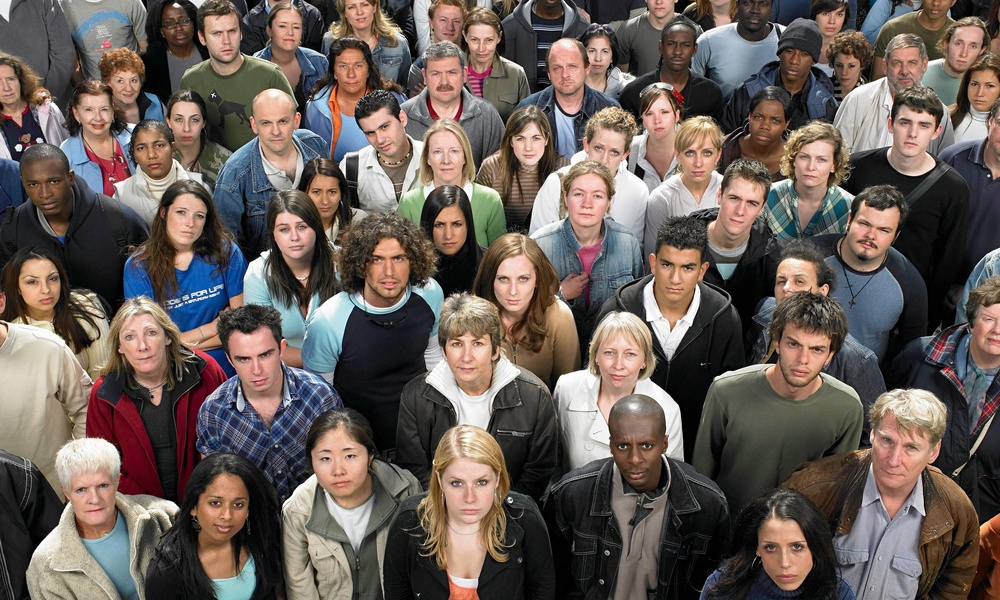
#> input picture Projects/Face Recognition/test3.jpg, 1000 x 600 px, shrunk from 2560 x 1536 before the run
$ python detectimage.py
#> lines starting #> are read from the running program, lines starting #| are printed output that depends on the picture; after the words box and inside, x2 and y2 are one past the last pixel; in counts of white or black regions, pixels touching at a corner belong together
import cv2
import numpy as np

faceCascade = cv2.CascadeClassifier('haarcascades/haarcascade_frontalface_default.xml')

img = cv2.imread('test3.jpg')
#> img is the input picture: shape (600, 1000, 3); mean B, G, R 87.6, 93.5, 105.1
gray = cv2.cvtColor(img, cv2.COLOR_BGR2GRAY)
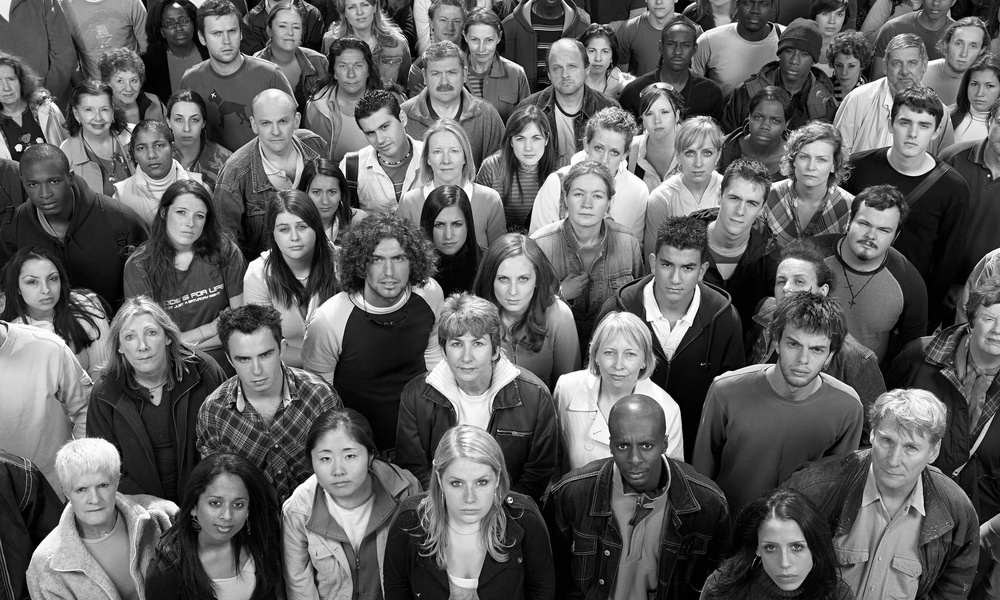
#> gray: shape (600, 1000); min 0, max 255, mean 96.3

faces = faceCascade.detectMultiScale(gray,scaleFactor=1.2,
    minNeighbors = 5, minSize=(25,25))
#> faces = 47 rows, first 6: [270, 12, 38, 38], [203, 16, 44, 44], [463, 25, 38, 38], [661, 33, 34, 34], [944, 28, 43, 43], [582, 38, 33, 33]

for (x,y,w,h) in faces:
    cv2.rectangle(gray,(x,y),(x+w,y+h),(255,0,0),2)
#> this loop made 47 passes
#> (x, y, w, h) on passes 1 to 12: (270, 12, 38, 38), (203, 16, 44, 44), (463, 25, 38, 38), (661, 33, 34, 34), (944, 28, 43, 43), (582, 38, 33, 33), (329, 49, 44, 44), (542, 49, 47, 47), (828, 54, 34, 34), (421, 54, 47, 47), (111, 68, 34, 34), (963, 72, 35, 35)
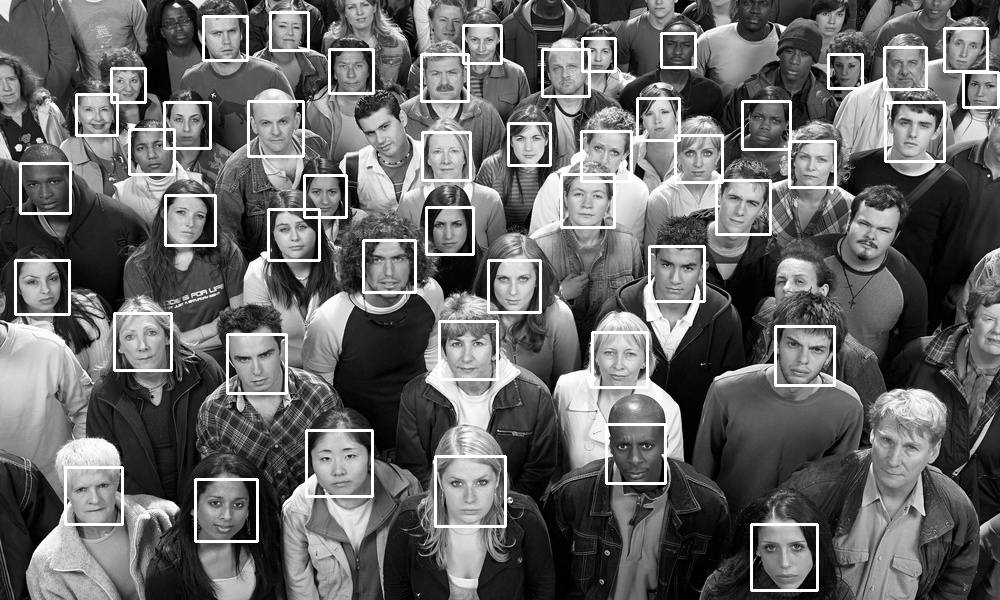
#> gray: shape (600, 1000); 4.55% of pixels changed, all inside (x1, y1, x2, y2) = (14, 11, 1000, 592)

cv2.imshow('faces',gray)
if cv2.waitKey(0) & 0xFF == ord('q'):
#> (key q is pressed here)
    cv2.destroyAllWindows()

$ run again, with Projects/Face Recognition/test1.jpg copied over Projects/Face Recognition/test3.jpg
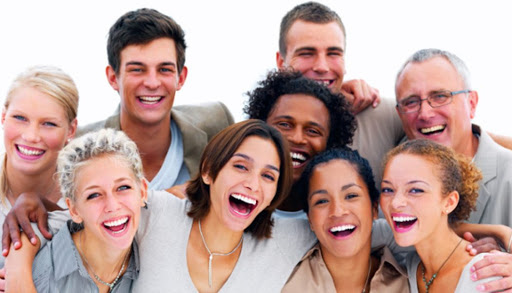
#> input picture Projects/Face Recognition/test1.jpg, 512 x 293 px
#> img is the input picture: shape (293, 512, 3); mean B, G, R 155.7, 161.3, 189.9
#> `gray = cv2.cvtColor(img, cv2.COLOR_BGR2GRAY)`:
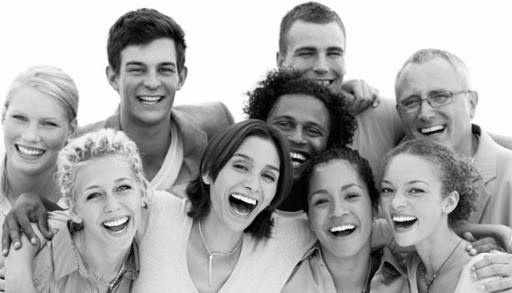
#> gray: shape (293, 512); min 0, max 255, mean 169.2
#> faces = [[326, 240, 47, 47], [289, 28, 66, 66], [264, 100, 70, 70], [109, 39, 78, 78], [391, 73, 71, 71], [215, 141, 78, 78], [298, 168, 80, 80], [359, 156, 91, 91], [66, 158, 91, 91]]
#> the loop `for (x,y,w,h) in faces:` made 9 passes
#> after the loop `for (x,y,w,h) in faces:`:
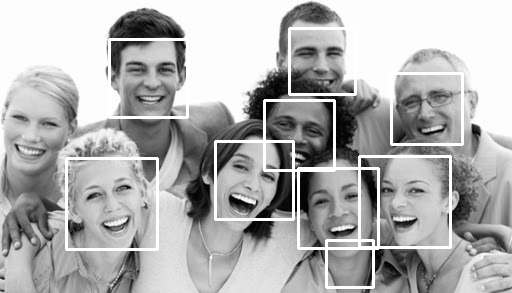
#> gray: shape (293, 512); 5.23% of pixels changed, all inside (x1, y1, x2, y2) = (65, 27, 464, 289)

$ run again, with Projects/Face Recognition/test2.jpg copied over Projects/Face Recognition/test3.jpg
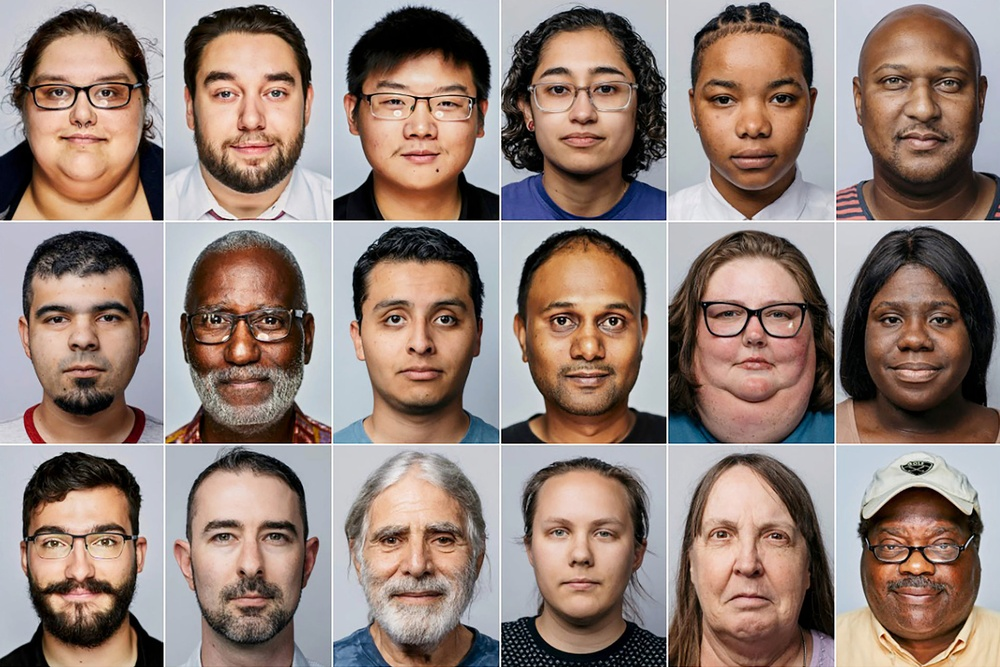
#> input picture Projects/Face Recognition/test2.jpg, 1000 x 667 px, shrunk from 2048 x 1365 before the run
#> img is the input picture: shape (667, 1000, 3); mean B, G, R 119.7, 128.2, 147.7
#> `gray = cv2.cvtColor(img, cv2.COLOR_BGR2GRAY)`:
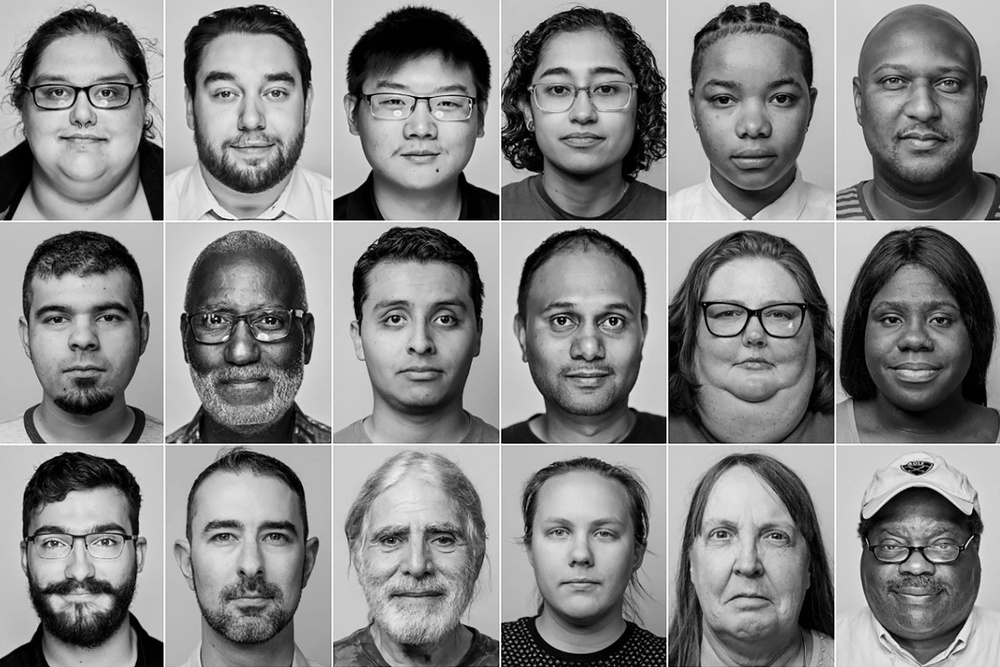
#> gray: shape (667, 1000); min 0, max 255, mean 133.1
#> faces = 18 rows, first 6: [518, 36, 133, 133], [180, 36, 143, 143], [686, 44, 138, 138], [19, 265, 132, 132], [856, 269, 121, 121], [347, 260, 148, 148]
#> the loop `for (x,y,w,h) in faces:` made 18 passes
#> after the loop `for (x,y,w,h) in faces:`:
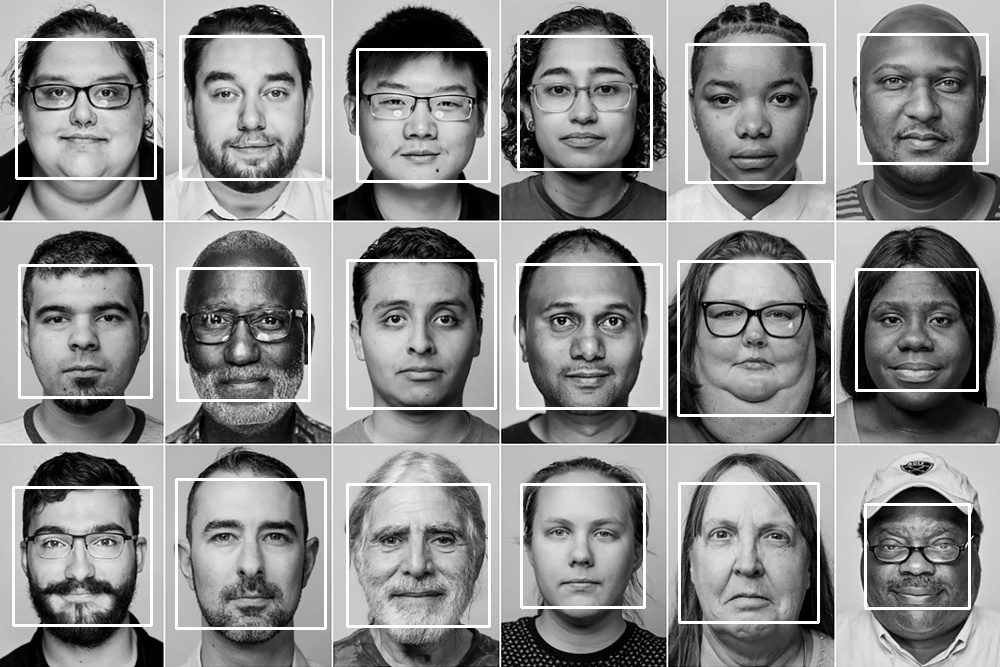
#> gray: shape (667, 1000); 4.38% of pixels changed, all inside (x1, y1, x2, y2) = (12, 33, 989, 630)
